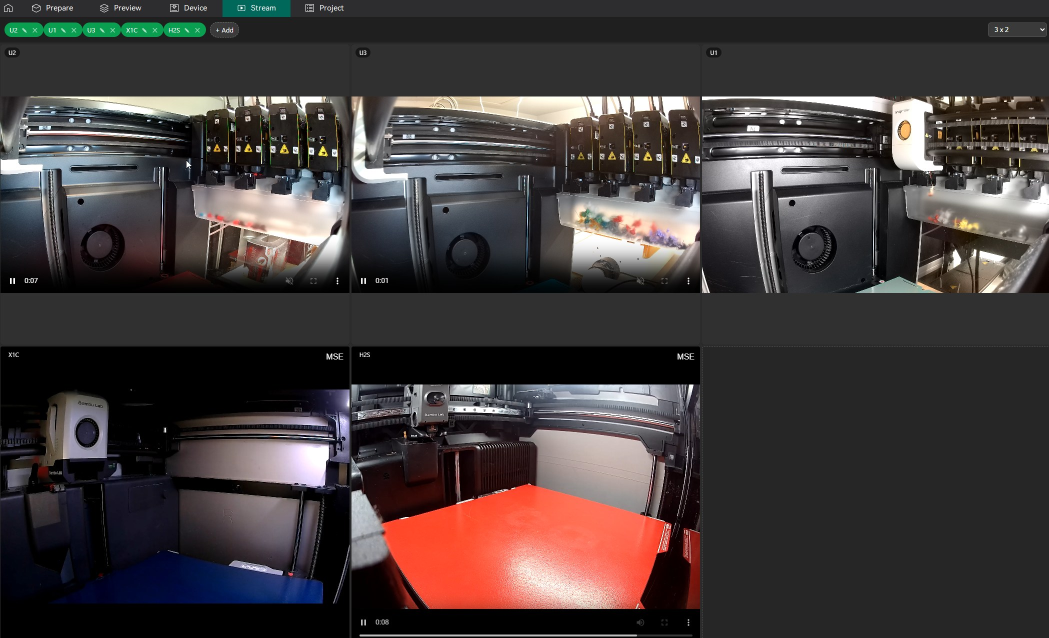
#> input picture docs/images/menu-stream.jpg, 2097 x 1275 px (shown at 1/2 size)
$ python make_collages.py
#> lines starting #> are read from the running program, lines starting #| are printed output that depends on the picture
#!/usr/bin/env python3
"""Build the README collages from the raw screenshot crops in this folder.

    python docs/images/make_collages.py

Outputs (all in docs/images): hero.jpg, assembly.png, support-matching.png, materials.png,
print-quality.png, compare-slices.png. Re-run after replacing any source crop.
"""
import math
import os
import textwrap

from PIL import Image, ImageDraw, ImageFont

D = os.path.dirname(os.path.abspath(__file__))
BG = (24, 24, 24)
BORDER = (70, 70, 70)
TXT = (222, 222, 222)
PAD, GAP, CAP_LINE = 20, 20, 24


def font(size=18, bold=False):
#> called with size = 18, bold = False
    for name in (["segoeuib.ttf", "arialbd.ttf"] if bold else ["segoeui.ttf", "arial.ttf"]):
        p = os.path.join(os.environ.get("WINDIR", "C:/Windows"), "Fonts", name)
        if os.path.exists(p):
            return ImageFont.truetype(p, size)
    return ImageFont.load_default()


F, FB = font(18), font(20, True)


def load(name):
#> called with name = 'menu-stream.jpg'
    return Image.open(os.path.join(D, name)).convert("RGB")
#> returned value is the input picture: PIL image 2097x1275 RGB; mean R, G, B 66.6, 59.4, 59.2


def fit_h(im, h):
    return im.resize((round(im.width * h / im.height), h), Image.LANCZOS)


def scale(im, s):
    return im.resize((round(im.width * s), round(im.height * s)), Image.LANCZOS)


def cover(im, w, h):
#> called with w = 680, h = 425
    s = max(w / im.width, h / im.height)
#> s = 0.333
    im = im.resize((math.ceil(im.width * s), math.ceil(im.height * s)), Image.LANCZOS)
    x, y = (im.width - w) // 2, (im.height - h) // 2
#> x = 9; y = 0
    return im.crop((x, y, x + w, y + h))
#> returned value: PIL image 680x425 RGB


def wrap(text, width_px):
    d = ImageDraw.Draw(Image.new("RGB", (1, 1)))
    lines, line = [], ""
    for word in text.split():
        cand = (line + " " + word).strip()
        if d.textlength(cand, font=F) <= width_px or not line:
            line = cand
        else:
            lines.append(line)
            line = word
    if line:
        lines.append(line)
    return lines


def panel(im, caption=None, min_w=0):
    """Screenshot with a 1px border and an optional wrapped caption underneath."""
    w = max(im.width + 2, min_w)
    lines = wrap(caption, w) if caption else []
    h = im.height + 2 + (8 + CAP_LINE * len(lines) if lines else 0)
    out = Image.new("RGB", (w, h), BG)
    x0 = (w - im.width - 2) // 2
    d = ImageDraw.Draw(out)
    d.rectangle((x0, 0, x0 + im.width + 1, im.height + 1), outline=BORDER)
    out.paste(im, (x0 + 1, 1))
    y = im.height + 2 + 6
    for ln in lines:
        d.text(((w - d.textlength(ln, font=F)) / 2, y), ln, font=F, fill=TXT)
        y += CAP_LINE
    return out


def grid(rows, valign="top", halign="center"):
    """rows: list of lists of images. Each row is laid out horizontally; rows stack vertically."""
    row_w = [sum(p.width for p in r) + GAP * (len(r) - 1) for r in rows]
    row_h = [max(p.height for p in r) for r in rows]
    W = max(row_w) + 2 * PAD
    H = sum(row_h) + GAP * (len(rows) - 1) + 2 * PAD
    out = Image.new("RGB", (W, H), BG)
    y = PAD
    for r, rw, rh in zip(rows, row_w, row_h):
        x = PAD + ((W - 2 * PAD - rw) // 2 if halign == "center" else 0)
        for p in r:
            dy = (rh - p.height) // 2 if valign == "center" else 0
            out.paste(p, (x, y + dy))
            x += p.width + GAP
        y += rh + GAP
    return out


def label(im, text):
    """Semi-transparent label in the top-left corner (hero tiles)."""
    im = im.convert("RGBA")
    ov = Image.new("RGBA", im.size, (0, 0, 0, 0))
    d = ImageDraw.Draw(ov)
    tw = d.textlength(text, font=FB)
    d.rectangle((12, 12, 12 + tw + 20, 12 + 34), fill=(0, 0, 0, 160))
    d.text((22, 16), text, font=FB, fill=(255, 255, 255, 255))
    return Image.alpha_composite(im, ov).convert("RGB")


def save(im, name, **kw):
    path = os.path.join(D, name)
    im.save(path, optimize=True, **kw)
    print(f"{name}: {im.width}x{im.height}, {os.path.getsize(path) // 1024} KB")


def main():
    # --- hero: 2x2 teaser tiles -------------------------------------------------------------
    TW, TH = 680, 425
    stream = cover(load("menu-stream.jpg"), TW, TH)
    support = cover(load("supportmatch-normal.png"), TW, TH)
#> call 2 of load, with name = 'supportmatch-normal.png'
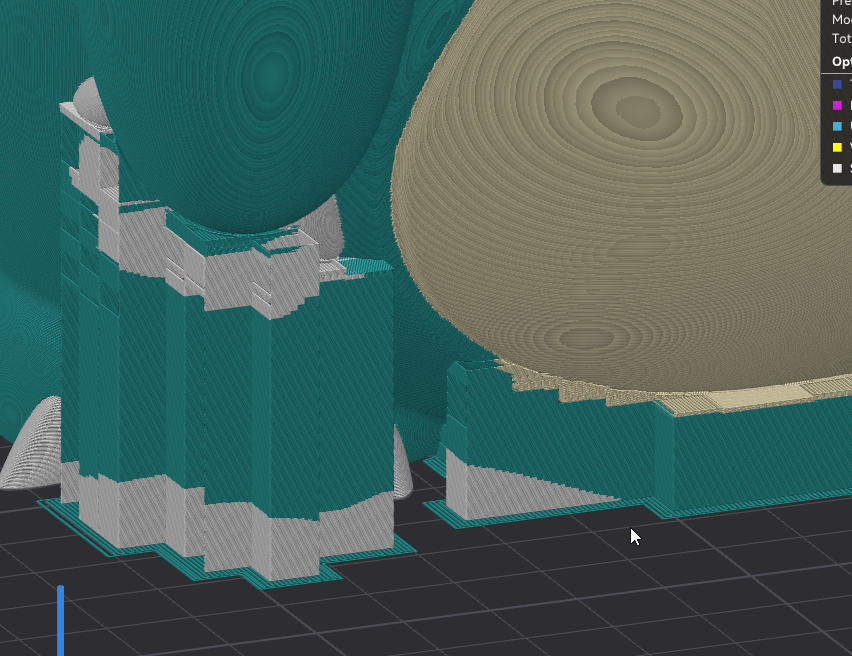
#> input picture docs/images/supportmatch-normal.png, 852 x 656 px
    compare = cover(load("compare-ui.png"), TW, TH)
#> call 3 of load, with name = 'compare-ui.png'
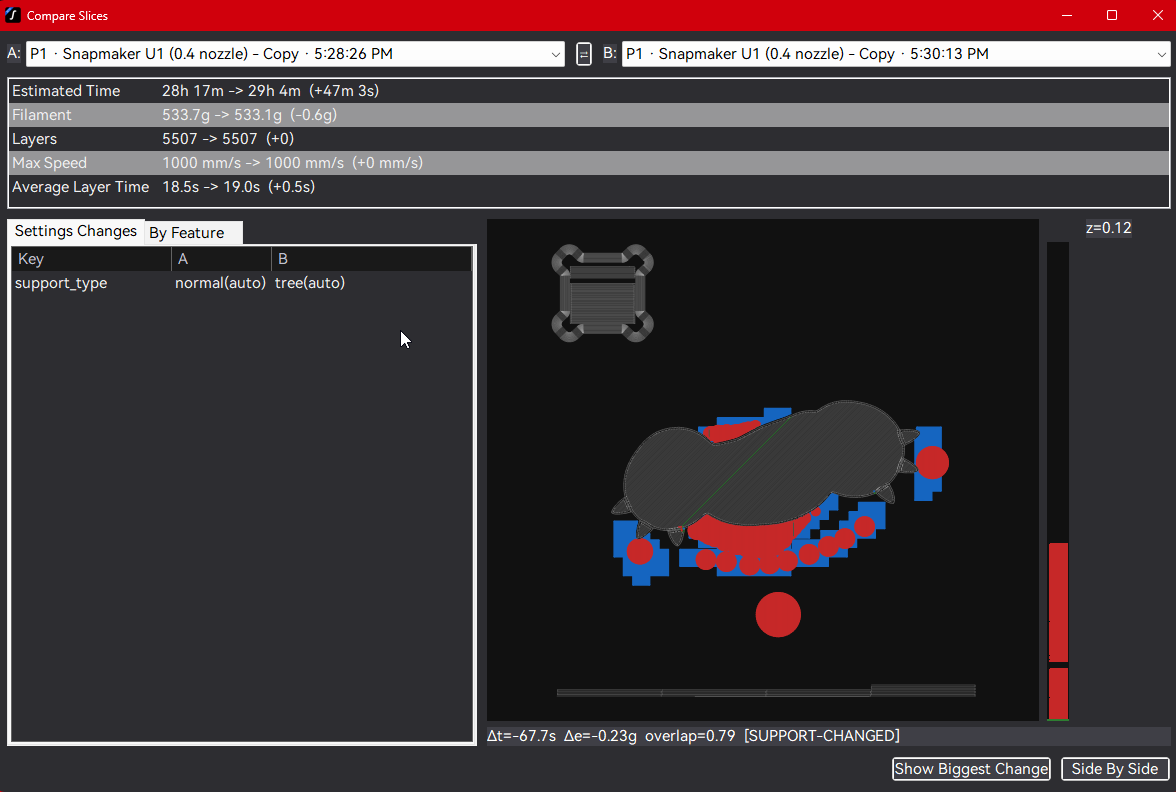
#> input picture docs/images/compare-ui.png, 1176 x 792 px
    asm_tile = Image.new("RGB", (TW, TH), BG)
#> asm_tile: PIL image 680x425 RGB; every value is 24
    top = 58  # leave room for the corner label
    a1, a2 = fit_h(load("assembly-menuupdate.png"), TH - top - 12), scale(load("assembly-newtypes.png"), 0.95)
#> call 4 of load, with name = 'assembly-menuupdate.png'
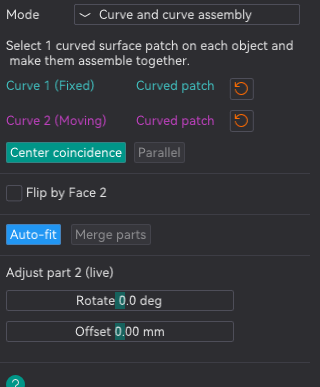
#> input picture docs/images/assembly-menuupdate.png, 320 x 387 px
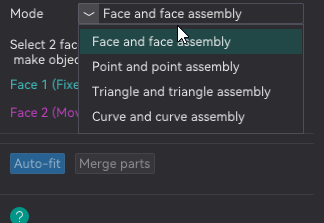
#> input picture docs/images/assembly-newtypes.png, 324 x 223 px
    x = (TW - (a1.width + 16 + a2.width)) // 2
#> x = 31
    asm_tile.paste(a1, (x, top))
    asm_tile.paste(a2, (x + a1.width + 16, top + (a1.height - a2.height) // 2))
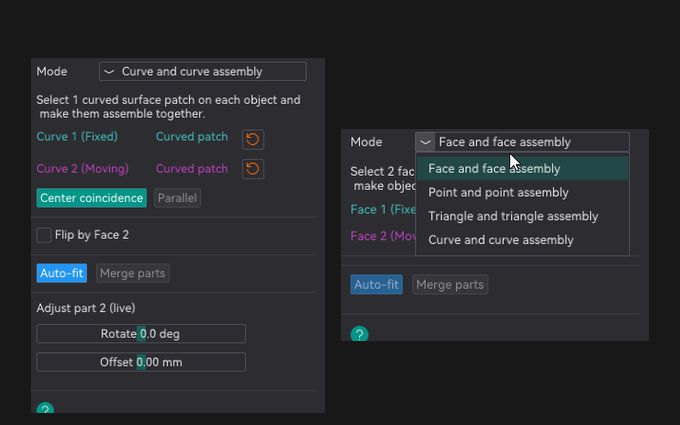
#> asm_tile: PIL image 680x425 RGB; mean R, G, B 39.9, 42.1, 44.9
    tiles = [label(stream, "Stream tab"), label(support, "Support Filament Matching"),
             label(compare, "Compare Slices"), label(asm_tile, "Assemble tool: Auto-fit")]
#> in label, `ov = Image.new("RGBA", im.size, (0, 0, 0, 0))`: ov: PIL image 680x425 RGBA; every value is 0
#> in label, `tw = d.textlength(text, font=FB)`: tw = 49
    save(grid([tiles[:2], tiles[2:]]), "hero.jpg", quality=88)
#> in grid, `out = Image.new("RGB", (W, H), BG)`: out: PIL image 1420x910 RGB; every value is 24
#> after the loop in grid, `for r, rw, rh in zip(rows, row_w, row_h):`:
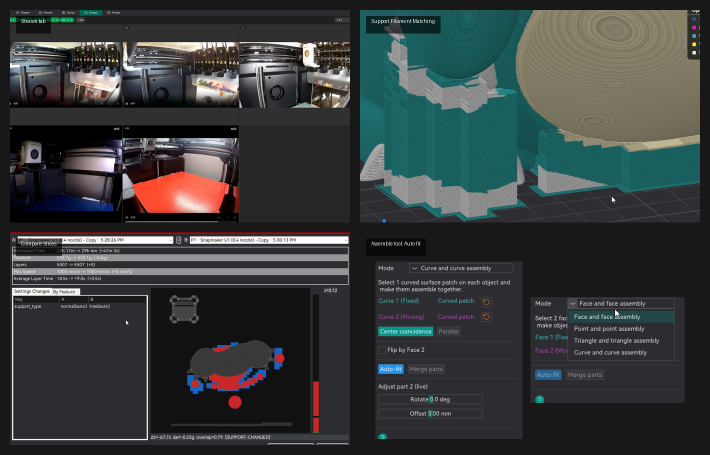
#> out: PIL image 1420x910 RGB (shown at 1/2 size); mean R, G, B 56, 60.5, 60.3
#> after the loop in grid, `for r, rw, rh in zip(rows, row_w, row_h):`: y = 910
#| hero.jpg: 1420x910, 197 KB

    # --- assembly ---------------------------------------------------------------------------
    save(grid([[panel(load("assembly-newtypes.png"), "Four assembly modes: face, point, triangle, curve"),
                panel(load("assembly-menuupdate.png"),
                      "Curve-and-curve mate: Auto-fit, live Rotate / Offset sliders, then Merge parts")]]),
         "assembly.png")
#> in panel, `w = max(im.width + 2, min_w)`: w = 326
#> after the loop in wrap, `for word in text.split():`: lines = []
#> in panel, `lines = wrap(caption, w) if caption else []`: lines = 1 item
#> in panel, `h = im.height + 2 + (8 + CAP_LINE * len(lines) if lines else 0)`: h = 257
#> in panel, `out = Image.new("RGB", (w, h), BG)`: out: PIL image 326x257 RGB; every value is 24
#> in panel, `x0 = (w - im.width - 2) // 2`: x0 = 0
#> the loop in panel, `for ln in lines:` made 1 pass
#> y on pass 1: 255
#> after the loop in panel, `for ln in lines:`: y = 255
#> in panel (call 2), `out = Image.new("RGB", (w, h), BG)`: out: PIL image 322x445 RGB; every value is 24
#> the loop in panel (call 2), `for ln in lines:` made 2 passes
#> y on pass 1: 419
#> (ln, y) on pass 2: ('parts', 443)
#> call 2 of grid, with valign = 'top', halign = 'center'
#> in grid (call 2), `row_w = [sum(p.width for p in r) + GAP * (len(r) - 1) for r in rows]`: row_w = [668]
#> in grid (call 2), `row_h = [max(p.height for p in r) for r in rows]`: row_h = [445]
#> in grid (call 2), `W = max(row_w) + 2 * PAD`: W = 708
#> in grid (call 2), `H = sum(row_h) + GAP * (len(rows) - 1) + 2 * PAD`: H = 485
#> in grid (call 2), `out = Image.new("RGB", (W, H), BG)`: out: PIL image 708x485 RGB; every value is 24
#> the loop in grid (call 2), `for r, rw, rh in zip(rows, row_w, row_h):` made 1 pass
#> (rw, rh, y) on pass 1: (668, 445, 485)
#> after the loop in grid (call 2), `for r, rw, rh in zip(rows, row_w, row_h):`:
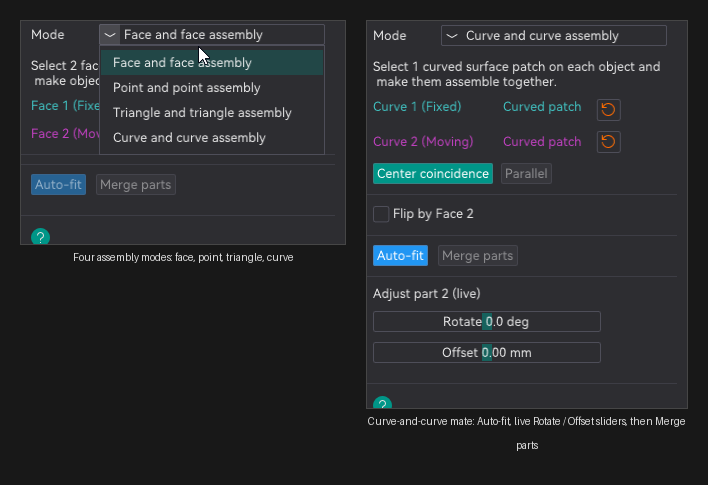
#> out: PIL image 708x485 RGB; mean R, G, B 40.4, 42.6, 45.3
#| assembly.png: 708x485, 61 KB

    # --- support matching -------------------------------------------------------------------
    tree = load("supportmatch-tree.png")
    save(grid([[panel(fit_h(load("supportmatch-normal.png"), tree.height), "Normal supports"),
                panel(tree, "Tree supports")],
               [panel(load("supportmatch-option.png"), "Print settings → Support → Support Filament Matching")]]),
         "support-matching.png")

    # --- brim match -------------------------------------------------------------------------
    save(grid([[panel(fit_h(load("features-brim-match-example.png"), 600),
                      "Each brim takes the colour of the wall it touches"),
                panel(load("features-brim-match.png"), "Print settings → Others → Brim → Brim filament: Nearest wall")]],
               valign="center"),
         "brim-match.png")

    # --- materials --------------------------------------------------------------------------
    save(grid([[panel(load("filament-applyall.png"), "Apply All: set every filament slot at once"),
                panel(load("features-outerwallfilament.png"), "Filament for Features → Outer wall")],
               [panel(load("options-spoolman.png"), "Preferences → Ultra → Spool Manager")]]),
         "materials.png")

    # --- print quality ----------------------------------------------------------------------
    zo = load("features-zoverridexy.png")
    zo = zo.crop((0, 10, zo.width, zo.height))  # drop the half-visible row above the option
    save(grid([[panel(load("features-offsetwall.png"))], [panel(zo)]]), "print-quality.png")

    # --- compare slices ---------------------------------------------------------------------
    save(grid([[panel(load("compare-menu.png"), "Preview toolbar"),
                panel(load("compare-ui.png"),
                      "Compare Slices: time / filament deltas, changed settings and a per-layer toolpath overlay")]],
               valign="center"),
         "compare-slices.png")


if __name__ == "__main__":
#> (the run stopped early here; a loop or call above may not have finished)
